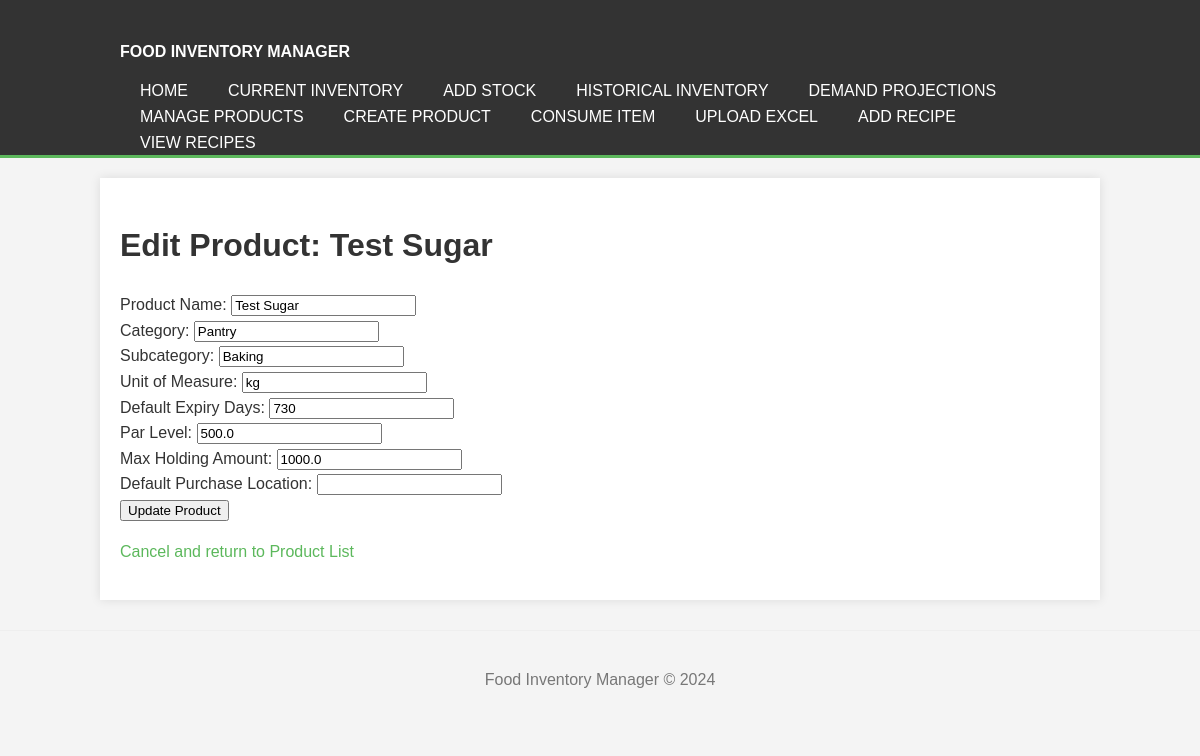
Before: /products/2/edit with the older database file.
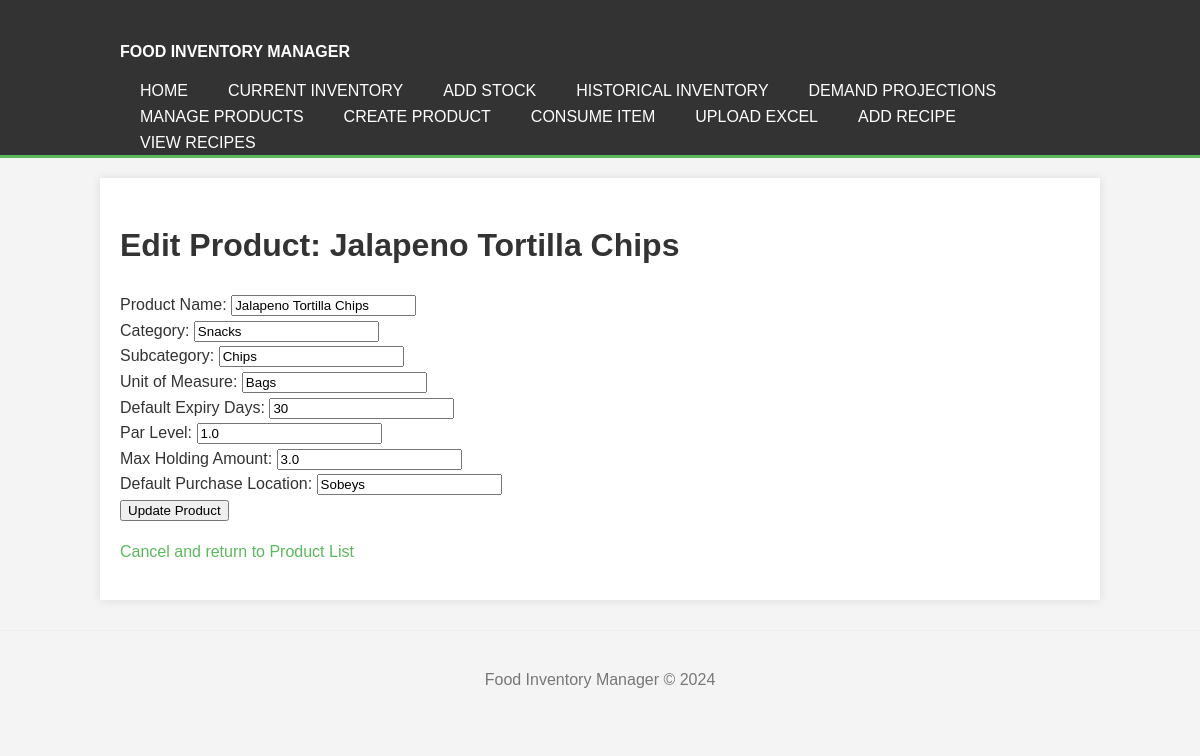
After: the same page with the newer database file.
### tables this page shows
CREATE TABLE products (
                        id INTEGER PRIMARY KEY AUTOINCREMENT,
                        name TEXT NOT NULL UNIQUE,
                        category TEXT,
                        subcategory TEXT,
                        unit_of_measure TEXT NOT NULL,
                        default_expiry_days INTEGER NOT NULL,
                        par_level REAL DEFAULT 0,
                        max_holding_amount REAL DEFAULT 0,
                        purchase_location TEXT
                    );

### app.py (the view, shortened to what this page needs)
@app.route('/products/<int:product_id>/edit', methods=['GET', 'POST'])
def edit_product_view(product_id):
    product = manager.get_product(product_id)
    if not product:
        flash(f"Product with ID {product_id} not found.", 'error')
        return redirect(url_for('list_products_view'))
    return render_template('edit_product.html', product=product)

### Food_manager.py (called while the page is built)
    def _get_db_connection(self):
        conn = sqlite3.connect(self.db_filepath)
        conn.row_factory = sqlite3.Row # Access columns by name
        return conn

    def get_product(self, product_id):
        try:
            with self._get_db_connection() as conn:
                cursor = conn.cursor()
                cursor.execute("SELECT * FROM products WHERE id = ?", (product_id,))
                row = cursor.fetchone()
                return dict(row) if row else None
        except sqlite3.Error as e:
            print(f"Database error getting product by ID {product_id}: {e}")
            return None # Or raise error

### templates/edit_product.html (shortened to what this page needs)
{% extends "base.html" %}
{% block content %}
<h1>Edit Product: {{ product.name }}</h1>
<form method="POST" action="{{ url_for('edit_product_view', product_id=product.id) }}">
    <div>
        <label for="name">Product Name:</label>
        <input type="text" id="name" name="name" value="{{ product.name }}" required>
    </div>
    <div>
        <label for="category">Category:</label>
        <input type="text" id="category" name="category" value="{{ product.category if product.category is not none else '' }}">
    </div>
    <div>
        <label for="subcategory">Subcategory:</label>
        <input type="text" id="subcategory" name="subcategory" value="{{ product.subcategory if product.subcategory is not none else '' }}">
    </div>
    <div>
        <label for="unit_of_measure">Unit of Measure:</label>
        <input type="text" id="unit_of_measure" name="unit_of_measure" value="{{ product.unit_of_measure }}" required>
    </div>
    <div>
        <label for="default_expiry_days">Default Expiry Days:</label>
        <input type="number" id="default_expiry_days" name="default_expiry_days" value="{{ product.default_expiry_days }}" min="0" required>
    </div>
    <div>
        <label for="par_level">Par Level:</label>
        <input type="number" id="par_level" name="par_level" value="{{ product.par_level if product.par_level is not none else '0' }}" min="0" step="any">
    </div>
    <div>
        <label for="max_holding_amount">Max Holding Amount:</label>
        <input type="number" id="max_holding_amount" name="max_holding_amount" value="{{ product.max_holding_amount if product.max_holding_amount is not none else '0' }}" min="0" step="any">
    </div>
    <div>
        <label for="purchase_location">Default Purchase Location:</label>
        <input type="text" id="purchase_location" name="purchase_location" value="{{ product.purchase_location if product.purchase_location is not none else '' }}">
    </div>
    <div>
        <button type="submit">Update Product</button>
    </div>
</form>
<p><a href="{{ url_for('list_products_view') }}">Cancel and return to Product List</a></p>
{% endblock %}

Changed rows visible on the page:
changed products: name "Test Sugar" → "Jalapeno Tortilla Chips"; category "Pantry" → "Snacks"; subcategory "Baking" → "Chips"; unit_of_measure "kg" → "Bags"; default_expiry_days "730" → "30"; par_level "500.0" → "1.0"; max_holding_amount "1000.0" → "3.0"; purchase_location (not shown) → "Sobeys"
